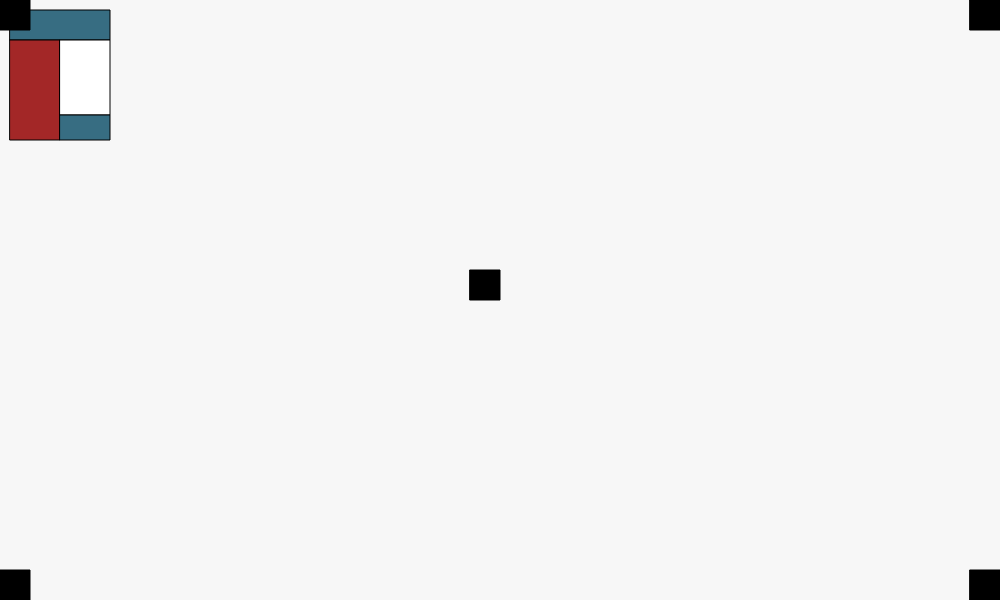
Frame 1 (no input)
Frame 60 (no input): identical to frame 1, image omitted
Frame 120 (the mouse pressed at the canvas centre since frame 60): identical to frame 1, image omitted

The p5.js sketch that drew this single still picture (run headless with seeded random() and noise() and a simulated clock; from frame 60 on, the mouse is pressed at the canvas centre):

// p5.js sketch
// ── sketch.js
function setup()
{
  //create a drawing service 700px wide, 500px tall
  // task one - change canvas size
  createCanvas(1000,600);
  
}

function draw()
{
  //create a background using RGB values
  // task two - change background color
  background(247,247,247)

  // change the paint brush to a specific color according to RGB values
  fill(55,109,130);

  // create a rectangle at x,y coordinates 10,10 with length x height at 100 x 50
  rect(10,10,100,30);

 // task three - add 2 more rectangles
  fill(163,39,39);
  rect(10,40,50,100);

  fill(255,255,255)
  rect(60,40,50,75)

  fill(55,109,130)
  rect(60,115,50,25)

  // task four - add 5 rectangles in all corners and center
  fill(0,0,0);
  rect(0,0,30,30);

  fill(0,0,0);
  rect(1000-30,0,30,30);

  fill(0,0,0);
  rect(0,600-30,30,30);

  fill(0,0,0);
  rect(1000-30,600-30,30,30);

  fill(0,0,0);
  rect(500-30,300-30,30,30);
}
